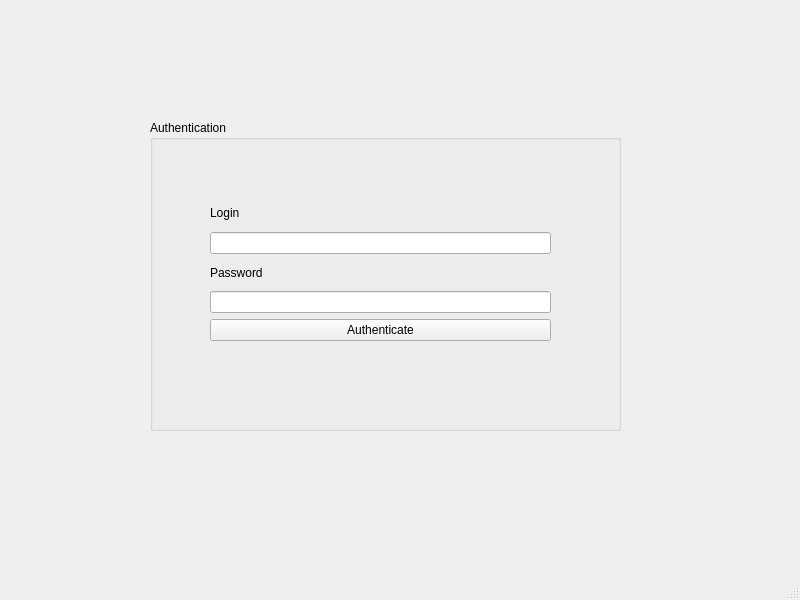
<?xml version="1.0" encoding="UTF-8"?>
<ui version="4.0">
 <class>MainWindow</class>
 <widget class="QMainWindow" name="MainWindow">
  <property name="geometry">
   <rect>
    <x>0</x>
    <y>0</y>
    <width>800</width>
    <height>600</height>
   </rect>
  </property>
  <property name="windowTitle">
   <string>MainWindow</string>
  </property>
  <widget class="QWidget" name="centralwidget">
   <widget class="QGroupBox" name="groupBox">
    <property name="geometry">
     <rect>
      <x>150</x>
      <y>120</y>
      <width>471</width>
      <height>311</height>
     </rect>
    </property>
    <property name="title">
     <string>Authentication</string>
    </property>
    <widget class="QWidget" name="">
     <property name="geometry">
      <rect>
       <x>60</x>
       <y>80</y>
       <width>341</width>
       <height>141</height>
      </rect>
     </property>
     <layout class="QVBoxLayout" name="verticalLayout_4">
      <item>
       <layout class="QVBoxLayout" name="verticalLayout_3">
        <item>
         <layout class="QVBoxLayout" name="verticalLayout">
          <item>
           <widget class="QLabel" name="label">
            <property name="text">
             <string>Login</string>
            </property>
           </widget>
          </item>
          <item>
           <widget class="QLineEdit" name="login"/>
          </item>
         </layout>
        </item>
        <item>
         <layout class="QVBoxLayout" name="verticalLayout_2">
          <item>
           <widget class="QLabel" name="label_2">
            <property name="text">
             <string>Password</string>
            </property>
           </widget>
          </item>
          <item>
           <widget class="QLineEdit" name="password"/>
          </item>
         </layout>
        </item>
       </layout>
      </item>
      <item>
       <widget class="QPushButton" name="pushButton">
        <property name="text">
         <string>Authenticate</string>
        </property>
       </widget>
      </item>
     </layout>
    </widget>
   </widget>
  </widget>
  <widget class="QMenuBar" name="menubar">
   <property name="geometry">
    <rect>
     <x>0</x>
     <y>0</y>
     <width>800</width>
     <height>22</height>
    </rect>
   </property>
  </widget>
  <widget class="QStatusBar" name="statusbar"/>
 </widget>
 <resources/>
 <connections/>
</ui>
